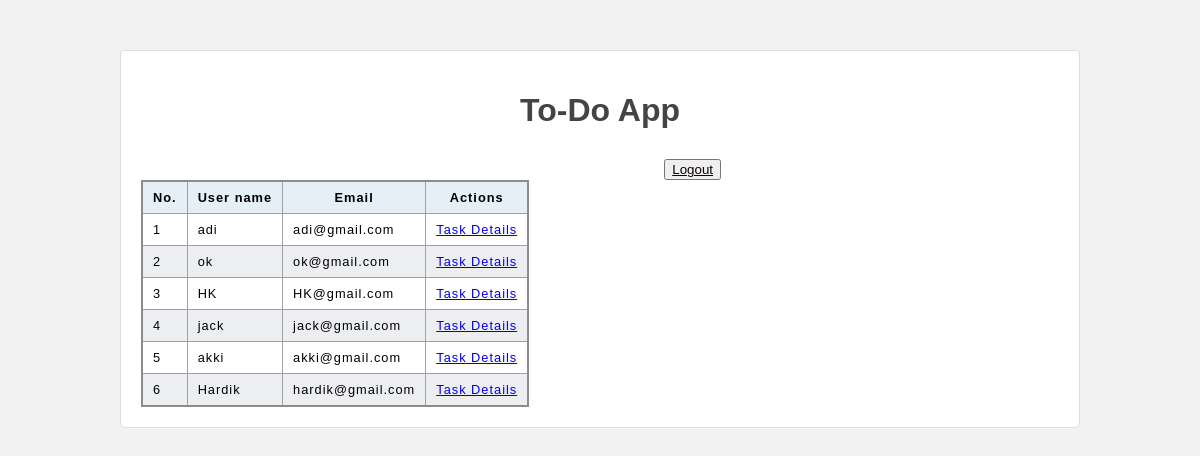
Screenshot of /adminDash (signed in) with the database file from the repository.
### todo/models.py (models this page shows, shortened)
class Person(models.Model):
    id = models.AutoField(primary_key=True)
    name = models.CharField(max_length=200)
    email = models.EmailField(max_length=500, unique=True)
    password = models.CharField(max_length=500)

### todo/views.py (the view)
# urls.py: path('adminDash', views.adminDash, name='adminDash'),
@login_required
def adminDash(request):
    if request.session['email']:
        users = Person.objects.all()
        return render(request, 'admindashbord.html', {'users': users})
    else:
        return redirect('login')

### todo/templates/admindashbord.html (shortened to what this page needs)
<!DOCTYPE html>
<html lang="en">
<head>
</head>
<body>
    <div class="container">
        <h1>To-Do App</h1>
        <div>
            <button class="btn btn-primary  btn-lg px-3 mb-0 gradient-custom" type="submit" style="margin-left: 57%;"><a href="{% url 'logout' %}" style="color: rgb(13, 1, 1);">Logout</a></button>
        </div>
        <table class="table mb-4">
            <thead>
                <tr>
                    <th> No.</th>
                    <th> User name</th>
                    <th> Email</th>
                    <th> Actions</th>
                </tr>
            </thead>
            <tbody>
                {% for user in users %}
                <tr>
                    <td>{{ forloop.counter }}</td>
                    <td>{{ user.name }}</td>
                    <td>{{ user.email }}</td>
                    <td>
                        <a href="{% url 'display' user.id %}" class="btn btn-danger gradient-custom">Task Details</a>
                    </td>
                </tr>
                {% endfor %}
            </tbody>
        </table>
    </div>
</body>
</html>

### todo/templates/admindashbord.html (style rules this page uses)
* { box-sizing: border-box; }
body { font-family: Arial, sans-serif; background-color: #f2f2f2; margin: 0; }
table { border-collapse: collapse; border: 2px solid rgb(140 140 140); font-family: sans-serif; font-size: 0.8rem; letter-spacing: 1px; }
thead, tfoot { background-color: rgb(228 240 245); }
th, td { border: 1px solid rgb(160 160 160); padding: 8px 10px; }
td:last-of-type { text-align: center; }
tbody > tr:nth-of-type(even) { background-color: rgb(237 238 242); }
.container { width: 80%; margin: 50px auto; background-color: #fff; padding: 20px; border: 1px solid #ddd; border-radius: 4px; }
.container h1 { text-align: center; margin-bottom: 30px; color: #444; }

### rows the page displays
Person: name "adi", email "adi@gmail.com"
Person: name "ok", email "ok@gmail.com"
Person: name "HK", email "HK@gmail.com"
Person: name "jack", email "jack@gmail.com"
Person: name "akki", email "akki@gmail.com"
Person: name "Hardik", email "hardik@gmail.com"
